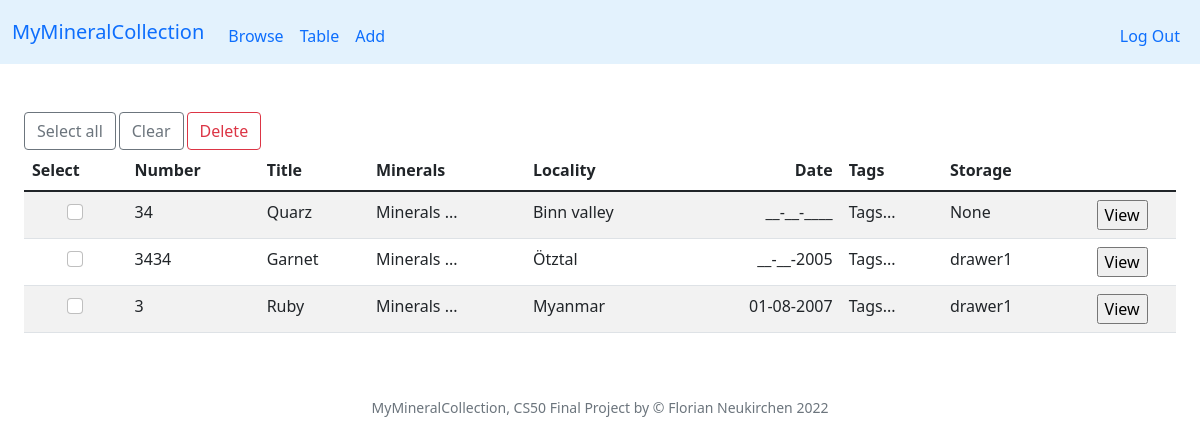
Screenshot of /table (signed in) with the database file from the repository.
### tables this page shows
CREATE TABLE specimen (id INTEGER PRIMARY KEY AUTOINCREMENT NOT NULL, user_id INTEGER NOT NULL, my_id TEXT, title TEXT, locality TEXT, day INTEGER, month INTEGER, year INTEGER, storage TEXT, timestamp TEXT, thumbnail TEXT);

### app.py (the view)
@app.route("/table")
@login_required
def table():
    rows = db.execute("SELECT * FROM specimen WHERE user_id = ?", session["user_id"])
    return render_template("table.html", rows=rows)

### app.py (called while the page is built)
@app.after_request
def after_request(response):
    response.headers["Cache-Control"] = "no-cache, no-store, must-revalidate"
    response.headers["Expires"] = 0
    response.headers["Pragma"] = "no-cache"
    return response

### helpers.py (called while the page is built)
def login_required(f):
    @wraps(f)
    def decorated_function(*args, **kwargs):
        if session.get("user_id") is None:
            return redirect("/login")
        return f(*args, **kwargs)
    return decorated_function

def date2(value):
    if not value:
        return "__"
    return f"{value:02d}"

def date4(value):
    if not value:
        return "____"
    return f"{value:04d}"

### templates/table.html (shortened to what this page needs)
{% extends "layout.html" %}
{% block main %}
<div class="container-fluid">
    <div class="text-start card-smaller">
        <button type="button" class="btn btn-outline-secondary" onclick="checkAll()">Select all</button>
        <button type="button" class="btn btn-outline-secondary" onclick="uncheckAll()">Clear</button>
        <button type="button" class="btn btn-outline-danger" data-toggle="modal" data-target="#deleteModal">
        Delete
        </button>
</div>
    <table class="table table-striped">
        <thead>
            <tr>
                <th class="text-start">Select</th>
                <th class="text-start">Number</th>
                <th class="text-start">Title</th>
                <th class="text-start">Minerals</th>
                <th class="text-start">Locality</th>
                <th class="text-end">Date</th>
                <th class="text-start">Tags</th>
                <th class="text-start">Storage</th>
            </tr>
        </thead>
        <tbody>
            {% for row in rows %}
            <tr>
                <td>
                    <div>
                        <input type="checkbox" class="form-check-input mycheckboxes" name="checkboxes" value="{{ row['id'] }}">
                    </div>
                </td>
                <td class="text-start">{{ row['my_id'] }}</td>
                <td class="text-start">{{ row['title'] }}</td>
                <td class="text-start">Minerals ...</td>
                <td class="text-start">{{ row['locality']  }}</td>
                <td class="text-end">{{ row['day'] | date2 }}-{{ row['month'] | date2 }}-{{ row['year'] | date4}}</td>
                <td class="text-start">Tags...</td>
                <td class="text-start">{{ row['storage'] }}</td>
                <td>
                    <form action="/view">
                        <input type="submit" value="View">
                    </form>
                </td>
            </tr>
            {% endfor %}
        </tbody>
    </table>
</div>
{% endblock %}

### static/styles.css (style rules this page uses)
.card-smaller { font-size: 70%; }

### rows the page displays
specimen: my_id "34", title "Quarz", locality "Binn valley", day "__", month "__", year "____", storage "None"
specimen: my_id "3434", title "Garnet", locality "Ötztal", day "__", month "__", year "2005", storage "drawer1"
specimen: my_id "3", title "Ruby", locality "Myanmar", day "01", month "08", year "2007", storage "drawer1"
